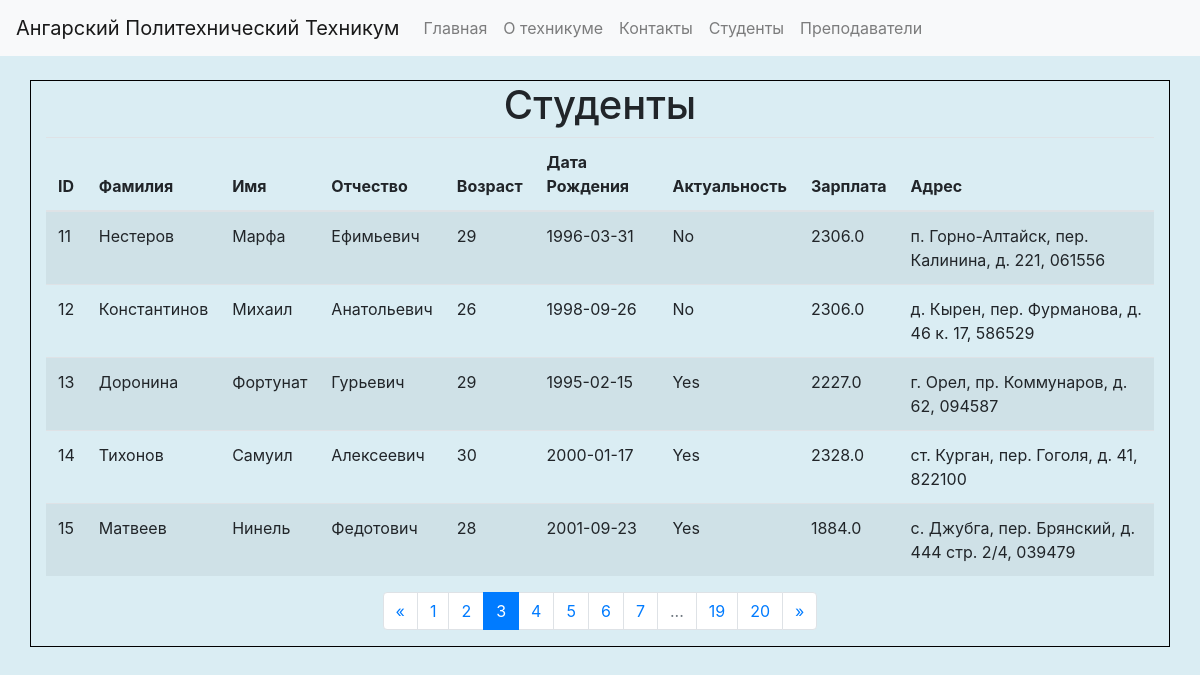
The app's page /students?page=3 with its own data.
### app.py (models this page shows, shortened)
class Student(db.Model):
    id = db.Column(db.Integer, primary_key=True)
    first_name = db.Column(db.String(80), nullable=False)
    last_name = db.Column(db.String(80), nullable=False)
    middle_name = db.Column(db.String(80), nullable=False)
    age = db.Column(db.Integer, nullable=False)
    birth_date = db.Column(db.Date, nullable=False)
    is_active = db.Column(db.Boolean, nullable=False, default=True)
    salary = db.Column(db.Float, nullable=False)
    address = db.Column(db.String(120), nullable=False)

### app.py (the view)
@app.route('/students')
def students():
    page = request.args.get('page', 1, type=int)
    students = Student.query.paginate(page=page, per_page=5)
    return render_template('students.html', students=students)

### templates/students.html (shortened to what this page needs)
{% extends "layout.html" %}
{% block content %}
<h1>Студенты</h1>
<table class="table table-striped">
    <thead>
        <tr>
            <th>ID</th>
            <th>Фамилия</th>
            <th>Имя</th>
            <th>Отчество</th>
            <th>Возраст</th>
            <th>Дата Рождения</th>
            <th>Актуальность</th>
            <th>Зарплата</th>
            <th>Адрес</th>
        </tr>
    </thead>
    <tbody>
        {% for student in students.items %}
        <tr>
            <td>{{ student.id }}</td>
            <td>{{ student.last_name }}</td>
            <td>{{ student.first_name }}</td>
            <td>{{ student.middle_name }}</td>
            <td>{{ student.age }}</td>
            <td>{{ student.birth_date }}</td>
            <td>{{ "Yes" if student.is_active else "No" }}</td>
            <td>{{ student.salary }}</td>
            <td>{{ student.address }}</td>
        </tr>
        {% endfor %}
    </tbody>
</table>
<nav aria-label="Page navigation">
    <ul class="pagination">
        {% if students.has_prev %}
        <li class="page-item">
            <a class="page-link" href="{{ url_for('students', page=students.prev_num) }}" aria-label="Previous">
                <span aria-hidden="true">&laquo;</span>
            </a>
        </li>
        {% else %}
        <li class="page-item disabled">
            <span class="page-link" aria-hidden="true">&laquo;</span>
        </li>
        {% endif %}
        {% for page_num in students.iter_pages() %}
            {% if page_num %}
                {% if page_num != students.page %}
                <li class="page-item">
                    <a class="page-link" href="{{ url_for('students', page=page_num) }}">{{ page_num }}</a>
                </li>
                {% else %}
                <li class="page-item active">
                    <span class="page-link">{{ page_num }}</span>
                </li>
                {% endif %}
            {% else %}
            <li class="page-item disabled">
                <span class="page-link">...</span>
            </li>
            {% endif %}
        {% endfor %}
        {% if students.has_next %}
        <li class="page-item">
            <a class="page-link" href="{{ url_for('students', page=students.next_num) }}" aria-label="Next">
                <span aria-hidden="true">&raquo;</span>
            </a>
        </li>
        {% else %}
        <li class="page-item disabled">
            <span class="page-link" aria-hidden="true">&raquo;</span>
        </li>
        {% endif %}
    </ul>
</nav>
{% endblock %}

### static/css/styles.css (style rules this page uses)
body { background-color: rgb(218, 237, 243); }

### records on screen
Student: id "11", last_name "Нестеров", first_name "Марфа", middle_name "Ефимьевич", age "29", birth_date "1996-03-31", is_active "No", salary "2306.0", address "п. Горно-Алтайск, пер. Калинина, д. 221, 061556"
Student: id "12", last_name "Константинов", first_name "Михаил", middle_name "Анатольевич", age "26", birth_date "1998-09-26", is_active "No", salary "2306.0", address "д. Кырен, пер. Фурманова, д. 46 к. 17, 586529"
Student: id "13", last_name "Доронина", first_name "Фортунат", middle_name "Гурьевич", age "29", birth_date "1995-02-15", is_active "Yes", salary "2227.0", address "г. Орел, пр. Коммунаров, д. 62, 094587"
Student: id "14", last_name "Тихонов", first_name "Самуил", middle_name "Алексеевич", age "30", birth_date "2000-01-17", is_active "Yes", salary "2328.0", address "ст. Курган, пер. Гоголя, д. 41, 822100"
Student: id "15", last_name "Матвеев", first_name "Нинель", middle_name "Федотович", age "28", birth_date "2001-09-23", is_active "Yes", salary "1884.0", address "с. Джубга, пер. Брянский, д. 444 стр. 2/4, 039479"

### other values on screen
{{ page_num }} "1" "2" "4" "5" "6" "7" "19" "20"
{{ page_num }} "3"
